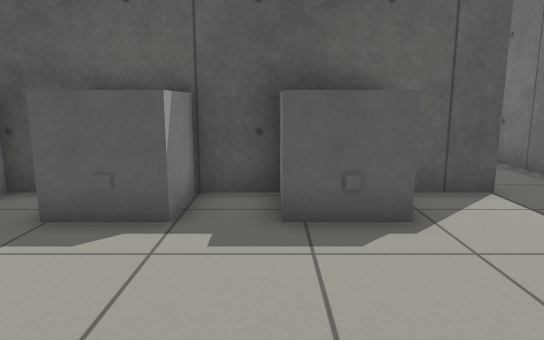
view 1 (above)

12 first-person views from a walk through a Gazebo world. The camera is 0.92 m above the floor, tilts 10° down and sees 70° across. The floor is counted in squares, 0.5 m on a side. Each view is taken from the middle of a square. On the plan, view 1 faces up. The plan holds only what a view shows up to about 18 squares ahead; the rest is blank. Surface patterns are stand-ins for the level's own textures.

view 2
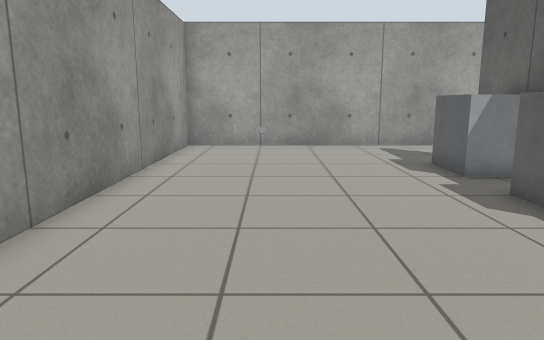

view 3
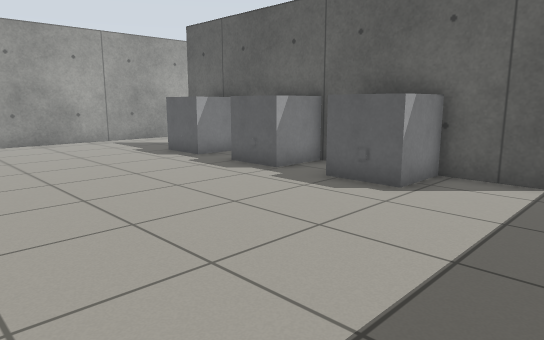

view 4
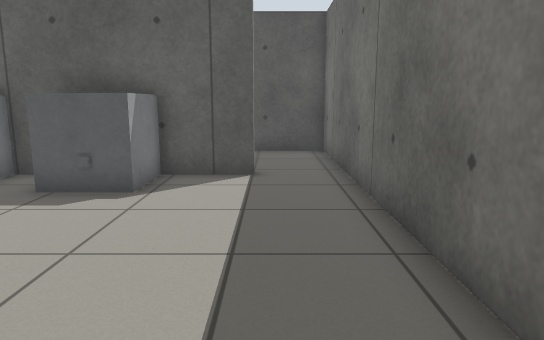

view 5
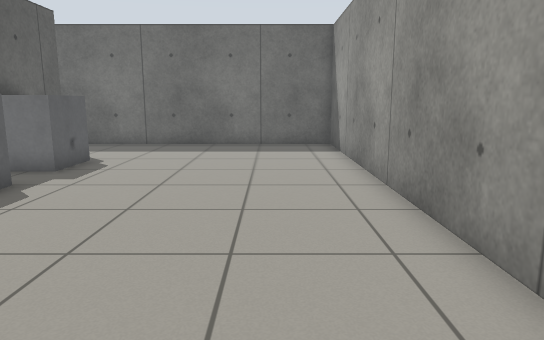

view 6
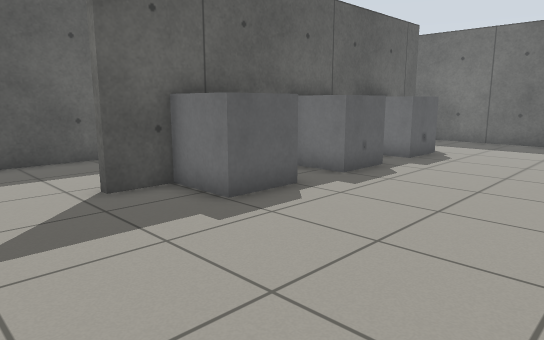

view 7
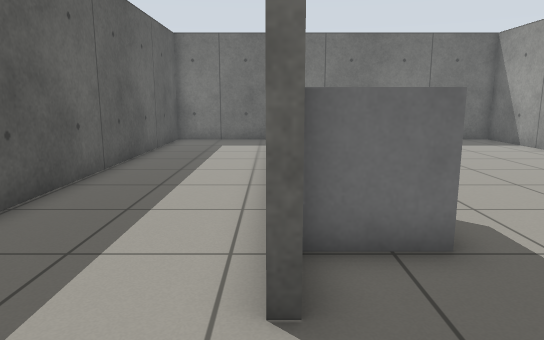

view 8
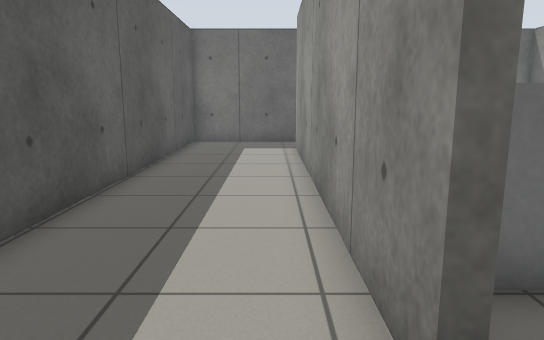

view 9
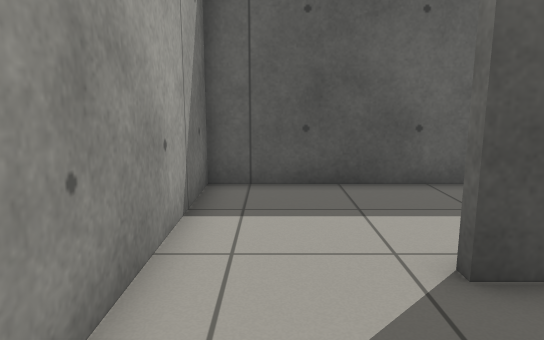

view 10
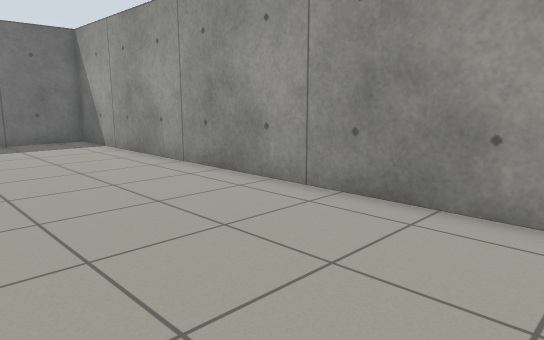

view 11
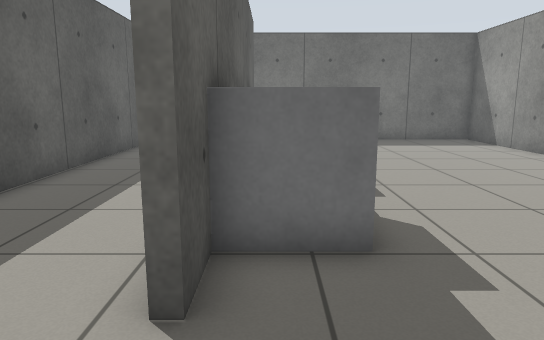

view 12
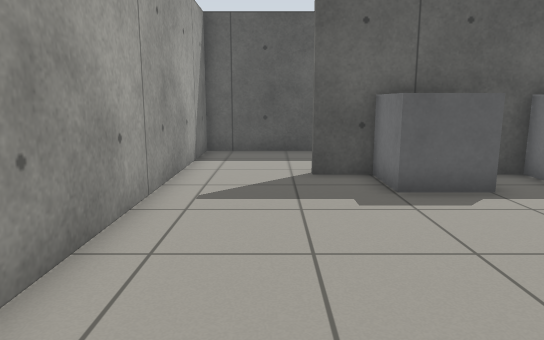

### Floor plan
Points are (right, up) in squares from view 1. A wall is a line through its corners. A room is listed if a view was taken in it or the views show most of it. See-through windows are left out.
Room 1 (views 1, 2, 3, 4, 5, 6, 9, 10, 11, 12)
walls: (4.6, 7.7) (-9, 7.7); (-12.4, 7.6) (-12.4, -2.6) (7, -2.6) (7, 7.6)
ways out: opening at (-10.5, 8) to room 2; opening at (5.5, 8) to room 2
objects: other object (-12, 1); grey box (-7, 6) to (-6, 7); marker (-3, 6); grey box (-3, 6) to (-2, 7); grey box (0, 6) to (0, 7); marker (1, 6); grey box (2, 6) to (2, 7)
Room 2 (views 7, 8)
walls: (-9, 7.7) (-9, 8) (4.6, 8); (7, 7.6) (7, 12.6) (-12.4, 12.6) (-12.4, 7.6)
ways out: opening at (-10.5, 8) to room 1; opening at (5.5, 8) to room 1

Where each view was taken, in squares from view 1:
view 1: 0 up, 0 right, facing up
view 2: 1 up, 4 right, facing left
view 3: 2 down, 6 right, facing up-left
view 4: 2 down, 5 right, facing up
view 5: 0 up, 10 left, facing right
view 6: 0 up, 12 left, facing up-right
view 7: 8 up, 12 left, facing right
view 8: 9 up, 11 left, facing right
view 9: 4 up, 11 left, facing up
view 10: 4 up, 12 left, facing down-right
view 11: 7 up, 12 left, facing right
view 12: 2 down, 10 left, facing up
